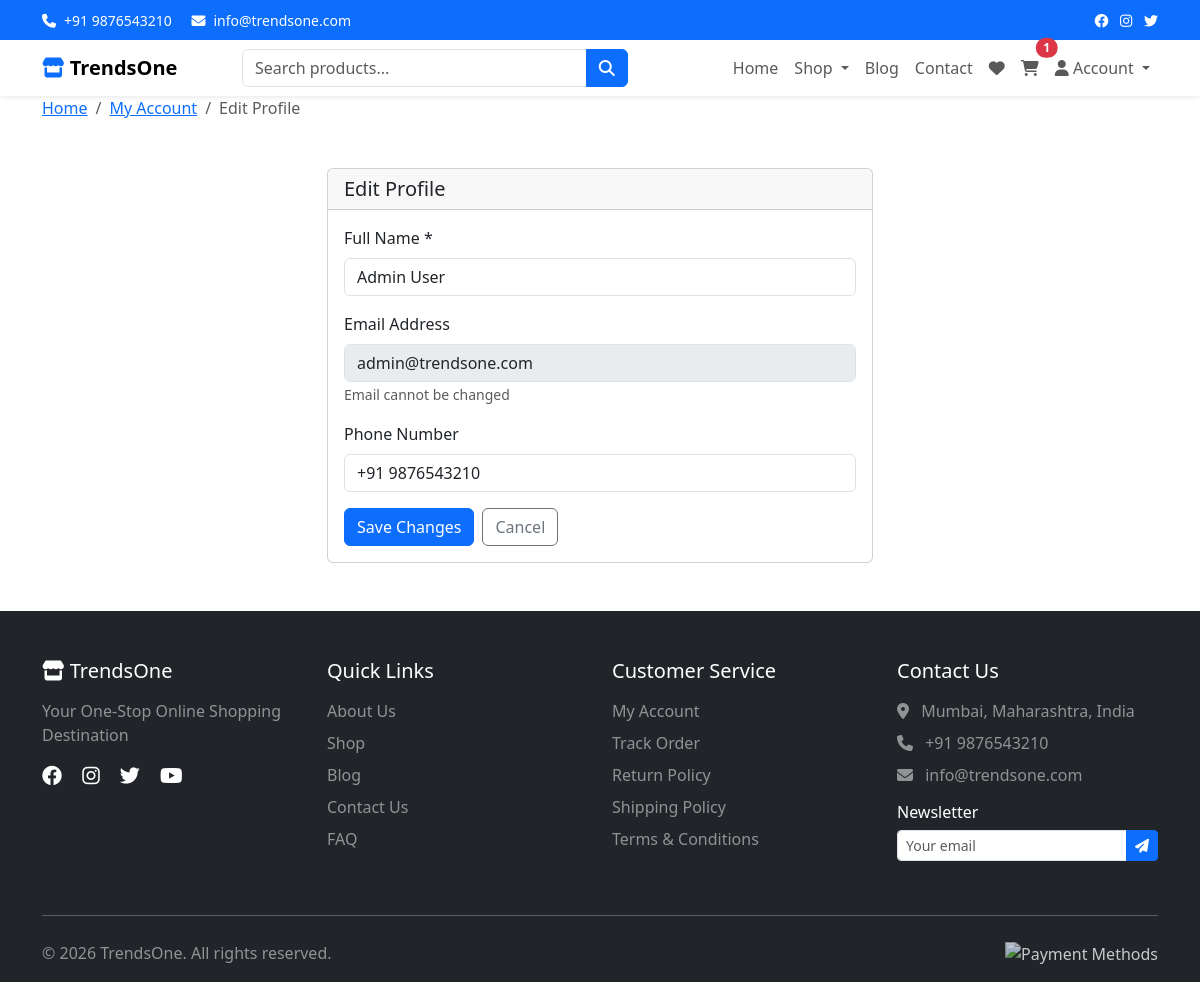
Page /profile-edit.php (signed in) on the committed database.
### tables this page shows
CREATE TABLE `users` (
  `id` int(11) NOT NULL,
  `name` varchar(100) NOT NULL,
  `email` varchar(100) NOT NULL,
  `password` varchar(255) NOT NULL,
  `phone` varchar(20) DEFAULT NULL,
  `avatar` varchar(255) DEFAULT NULL,
  `address` text DEFAULT NULL,
  `city` varchar(100) DEFAULT NULL,
  `state` varchar(100) DEFAULT NULL,
  `pincode` varchar(10) DEFAULT NULL,
  `country` varchar(50) DEFAULT 'India',
  `email_verified` tinyint(1) DEFAULT 0,
  `verification_token` varchar(100) DEFAULT NULL,
  `password_reset_token` varchar(100) DEFAULT NULL,
  `password_reset_expires` datetime DEFAULT NULL,
  `status` enum('active','blocked') DEFAULT 'active',
  `role` enum('customer','admin') DEFAULT 'customer',
  `last_login` datetime DEFAULT NULL,
  `created_at` timestamp NOT NULL DEFAULT current_timestamp(),
  `updated_at` timestamp NOT NULL DEFAULT current_timestamp() ON UPDATE current_timestamp()
);

### config/config.php (called while the page is built, shortened)
<?php
try {
    $dsn = "mysql:host=" . DB_HOST . ";dbname=" . DB_NAME . ";charset=" . DB_CHARSET;
    $options = [
        PDO::ATTR_ERRMODE => PDO::ERRMODE_EXCEPTION,
        PDO::ATTR_DEFAULT_FETCH_MODE => PDO::FETCH_ASSOC,
        PDO::ATTR_EMULATE_PREPARES => false,
        PDO::ATTR_PERSISTENT => false,
        PDO::MYSQL_ATTR_INIT_COMMAND => "SET NAMES utf8mb4 COLLATE utf8mb4_unicode_ci"
    ];
    $pdo = new PDO($dsn, DB_USER, DB_PASS, $options);
    $pdo->exec("SET CHARACTER SET utf8mb4");
    $pdo->exec("SET character_set_connection=utf8mb4");
    $pdo->exec("SET character_set_client=utf8mb4");
    $pdo->exec("SET character_set_results=utf8mb4");
} catch (PDOException $e) {
    if (ENVIRONMENT === 'development') {
        die("Database Connection Failed: " . $e->getMessage());
    } else {
        error_log("Database Connection Failed: " . $e->getMessage());
        die("We're experiencing technical difficulties. Please try again later.");
    }
}
function get_logged_user()
{
    global $pdo;
    try {
        $stmt = $pdo->prepare("SELECT * FROM users WHERE id = ? AND status = 'active'");
        $stmt->execute([$_SESSION['user_id']]);
        return $stmt->fetch();
    } catch (PDOException $e) {
        error_log("Get user error: " . $e->getMessage());
        return null;
    }
}
?>

### profile-edit.php (the view, shortened to what this page needs)
<?php
require_once 'config/config.php';
$user = get_logged_user();
include 'includes/header.php';
include 'includes/navbar.php';
?>
<div class="breadcrumb-section">
    <div class="container">
        <nav aria-label="breadcrumb">
            <ol class="breadcrumb">
                <li class="breadcrumb-item"><a href="<?php echo SITE_URL; ?>">Home</a></li>
                <li class="breadcrumb-item"><a href="<?php echo SITE_URL; ?>/my-account.php">My Account</a></li>
                <li class="breadcrumb-item active">Edit Profile</li>
            </ol>
        </nav>
    </div>
</div>
<div class="container my-5">
    <div class="row justify-content-center">
        <div class="col-lg-6">
            <div class="card">
                <div class="card-header">
                    <h5 class="mb-0">Edit Profile</h5>
                </div>
                <div class="card-body">
                    <form method="POST" action="">
                        <div class="mb-3">
                            <label class="form-label">Full Name *</label>
                            <input type="text" class="form-control" name="name" value="<?php echo htmlspecialchars($user['name']); ?>" required>
                        </div>
                        <div class="mb-3">
                            <label class="form-label">Email Address</label>
                            <input type="email" class="form-control" value="<?php echo htmlspecialchars($user['email']); ?>" disabled>
                            <small class="text-muted">Email cannot be changed</small>
                        </div>
                        <div class="mb-3">
                            <label class="form-label">Phone Number</label>
                            <input type="tel" class="form-control" name="phone" value="<?php echo htmlspecialchars($user['phone']); ?>">
                        </div>
                        <div class="d-flex gap-2">
                            <button type="submit" class="btn btn-primary">Save Changes</button>
                            <a href="<?php echo SITE_URL; ?>/my-account.php" class="btn btn-outline-secondary">Cancel</a>
                        </div>
                    </form>
                </div>
            </div>
        </div>
    </div>
</div>
<?php include 'includes/footer.php'; ?>

### rows in the picture
users: name "Admin User", email "admin@trendsone.com", phone "+91 9876543210"

### other values in the picture
SITE_PHONE "+91 9876543210"
SITE_EMAIL "info@trendsone.com"
SITE_NAME "TrendsOne"
$cart_count "1"
SITE_TAGLINE "Your One-Stop Online Shopping Destination"
SITE_ADDRESS "Mumbai, Maharashtra, India"
